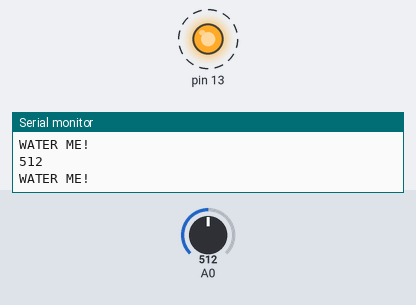
This sketch was run on a simulated Arduino Uno, built with avr-gcc and run on an emulated ATmega328P. On the bench: output pins drawn as LEDs (lit = HIGH), the last lines printed to the serial monitor. Dashed ring = blinking. Inputs (shaded band) come from the test bench; at power-on: A0 = 512.

Above: at 0.9 s.
1.3 s: A0 set to 306
At 1.3 s:
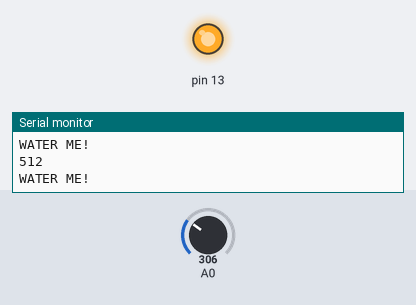
4.3 s: A0 set to 284
At 4.8 s:
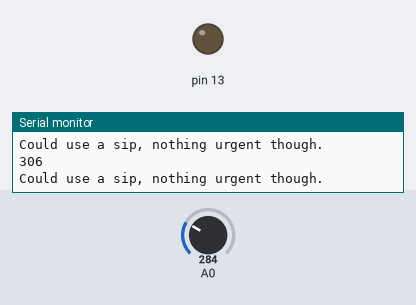
Timing chart, 0 to 7.3 s (numbered marks = the images above; inputs shaded):
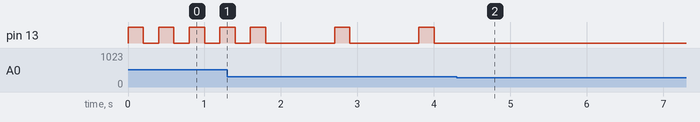

The sketch:

Soil-Dryness-Sensor.ino
```cpp
int soilDryness;

//Do some research to find these out for your soil : )

int wet = 300;
int dry = 500;


void setup()
{
 Serial.begin(9600);
  pinMode(13,OUTPUT);
  digitalWrite(13,LOW);
}


void loop()
{
 soilDryness = analogRead(A0);

 Serial.println(soilDryness);

 //check the soil dryness -- larger numbers mean it is more dry
 //as soilDryness increases, we give increasingly urgent messages.
 if (soilDryness < wet)
 {
  Serial.println("I'm good! Plenty 'o' water here!");
  digitalWrite(13,LOW);
 }
 else if (soilDryness > wet && soilDryness < dry)
 {
  Serial.println("Could use a sip, nothing urgent though.");
  digitalWrite(13,HIGH);
  delay(200);
  digitalWrite(13,LOW);
  delay(800);
 }
 else if (soilDryness > dry)
 {
  Serial.println("WATER ME!");
   digitalWrite(13,HIGH);
   delay(200);
   digitalWrite(13,LOW);
   delay(100);
 }

 delay(100);
}
```

Measured:
- the behaviour switches between 301 and 300 on A0 (found by bisection; images 1 and 2)
- after the input at 4.3 s, pin 13: stops changing and stays LOW
- by itself, pin 13: repeats every 1.1 s: HIGH 0.20 s, LOW 0.90 s
